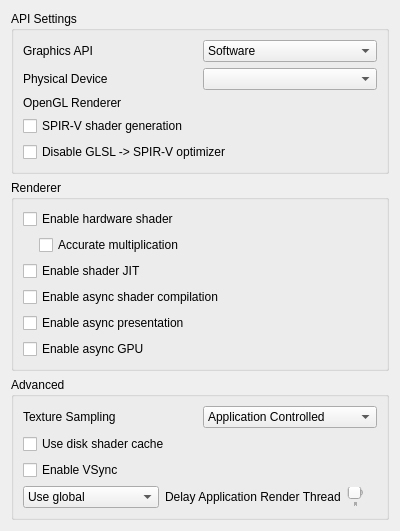
<?xml version="1.0" encoding="UTF-8"?>
<ui version="4.0">
 <class>ConfigureGraphics</class>
 <widget class="QWidget" name="ConfigureGraphics">
  <property name="geometry">
   <rect>
    <x>0</x>
    <y>0</y>
    <width>400</width>
    <height>509</height>
   </rect>
  </property>
  <property name="minimumSize">
   <size>
    <width>0</width>
    <height>0</height>
   </size>
  </property>
  <property name="windowTitle">
   <string>Form</string>
  </property>
  <property name="accessibleName">
   <string>Graphics</string>
  </property>
  <layout class="QVBoxLayout" name="verticalLayout">
   <item>
    <widget class="QGroupBox" name="apiBox">
     <property name="title">
      <string>API Settings</string>
     </property>
     <layout class="QVBoxLayout" name="verticalLayout_3">
      <item>
       <widget class="QWidget" name="graphics_api_group" native="true">
        <layout class="QHBoxLayout" name="graphics_api_group_2">
         <property name="leftMargin">
          <number>0</number>
         </property>
         <property name="topMargin">
          <number>0</number>
         </property>
         <property name="rightMargin">
          <number>0</number>
         </property>
         <property name="bottomMargin">
          <number>0</number>
         </property>
         <item>
          <widget class="QLabel" name="graphics_api_label">
           <property name="text">
            <string>Graphics API</string>
           </property>
          </widget>
         </item>
         <item>
          <widget class="QComboBox" name="graphics_api_combo">
           <item>
            <property name="text">
             <string>Software</string>
            </property>
           </item>
           <item>
            <property name="text">
             <string>OpenGL</string>
            </property>
           </item>
           <item>
            <property name="text">
             <string>Vulkan</string>
            </property>
           </item>
          </widget>
         </item>
        </layout>
       </widget>
      </item>
      <item>
       <widget class="QWidget" name="physical_device_group" native="true">
        <layout class="QHBoxLayout" name="physical_device_group_2">
         <property name="leftMargin">
          <number>0</number>
         </property>
         <property name="topMargin">
          <number>0</number>
         </property>
         <property name="rightMargin">
          <number>0</number>
         </property>
         <property name="bottomMargin">
          <number>0</number>
         </property>
         <item>
          <widget class="QLabel" name="physical_device_label">
           <property name="text">
            <string>Physical Device</string>
           </property>
          </widget>
         </item>
         <item>
          <widget class="QComboBox" name="physical_device_combo"/>
         </item>
        </layout>
       </widget>
      </item>
      <item>
       <widget class="QWidget" name="opengl_renderer_group" native="true">
        <layout class="QHBoxLayout" name="opengl_renderer_group_2">
         <property name="leftMargin">
          <number>0</number>
         </property>
         <property name="topMargin">
          <number>0</number>
         </property>
         <property name="rightMargin">
          <number>0</number>
         </property>
         <property name="bottomMargin">
          <number>0</number>
         </property>
         <item>
          <widget class="QLabel" name="opengl_renderer_label">
           <property name="text">
            <string>OpenGL Renderer</string>
           </property>
          </widget>
         </item>
         <item>
          <widget class="QLabel" name="opengl_renderer_name_label"/>
         </item>
        </layout>
       </widget>
      </item>
      <item>
       <widget class="QCheckBox" name="spirv_shader_gen">
        <property name="text">
         <string>SPIR-V shader generation</string>
        </property>
       </widget>
      </item>
      <item>
       <widget class="QCheckBox" name="disable_spirv_optimizer">
        <property name="text">
         <string>Disable GLSL -> SPIR-V optimizer</string>
        </property>
        <property name="toolTip">
         <string>&lt;html&gt;&lt;head/&gt;&lt;body&gt;&lt;p&gt;Disables the SPIR-V optimization pass, reducing stuttering considerably while barely affecting performance.&lt;/p&gt;&lt;/body&gt;&lt;/html&gt;</string>
        </property>
       </widget>
      </item>
     </layout>
    </widget>
   </item>
   <item>
    <widget class="QGroupBox" name="rendererBox">
     <property name="title">
      <string>Renderer</string>
     </property>
     <layout class="QVBoxLayout" name="verticalLayout_6">
      <item>
       <widget class="QWidget" name="hw_renderer_group" native="true">
        <layout class="QVBoxLayout" name="verticalLayout_5">
         <property name="leftMargin">
          <number>0</number>
         </property>
         <property name="topMargin">
          <number>0</number>
         </property>
         <property name="rightMargin">
          <number>0</number>
         </property>
         <property name="bottomMargin">
          <number>0</number>
         </property>
         <item>
          <widget class="QCheckBox" name="toggle_hw_shader">
           <property name="toolTip">
            <string>&lt;html&gt;&lt;head/&gt;&lt;body&gt;&lt;p&gt;Use the selected graphics API to accelerate shader emulation.&lt;/p&gt;&lt;p&gt;Requires a relatively powerful GPU for better performance.&lt;/p&gt;&lt;/body&gt;&lt;/html&gt;</string>
           </property>
           <property name="text">
            <string>Enable hardware shader</string>
           </property>
          </widget>
         </item>
         <item>
          <widget class="QWidget" name="hw_shader_group" native="true">
           <layout class="QVBoxLayout" name="verticalLayout_7">
            <property name="leftMargin">
             <number>16</number>
            </property>
            <property name="topMargin">
             <number>0</number>
            </property>
            <property name="rightMargin">
             <number>0</number>
            </property>
            <property name="bottomMargin">
             <number>0</number>
            </property>
            <item>
             <widget class="QCheckBox" name="toggle_accurate_mul">
              <property name="toolTip">
               <string>&lt;html&gt;&lt;head/&gt;&lt;body&gt;&lt;p&gt;Correctly handle all edge cases in multiplication operation in shaders. &lt;/p&gt;&lt;p&gt;Some applications requires this to be enabled for the hardware shader to render properly.&lt;/p&gt;&lt;p&gt;However this would reduce performance in most applications.&lt;/p&gt;&lt;/body&gt;&lt;/html&gt;</string>
              </property>
              <property name="text">
               <string>Accurate multiplication</string>
              </property>
             </widget>
            </item>
           </layout>
          </widget>
         </item>
        </layout>
       </widget>
      </item>
      <item>
       <widget class="QCheckBox" name="toggle_shader_jit">
        <property name="toolTip">
         <string>&lt;html&gt;&lt;head/&gt;&lt;body&gt;&lt;p&gt;Use the JIT engine instead of the interpreter for software shader emulation. &lt;/p&gt;&lt;p&gt;Enable this for better performance.&lt;/p&gt;&lt;/body&gt;&lt;/html&gt;</string>
        </property>
        <property name="text">
         <string>Enable shader JIT</string>
        </property>
       </widget>
      </item>
      <item>
       <widget class="QCheckBox" name="toggle_async_shaders">
        <property name="toolTip">
         <string>&lt;html&gt;&lt;head/&gt;&lt;body&gt;&lt;p&gt;Compile shaders using background threads to avoid shader compilation stutter. Expect temporary graphical glitches&lt;/p&gt;&lt;/body&gt;&lt;/html&gt;</string>
        </property>
        <property name="text">
         <string>Enable async shader compilation</string>
        </property>
       </widget>
      </item>
      <item>
       <widget class="QCheckBox" name="toggle_async_present">
        <property name="toolTip">
         <string>&lt;html&gt;&lt;head/&gt;&lt;body&gt;&lt;p&gt;Perform presentation on separate threads. Improves performance when using Vulkan in most applications. Adds ~1 frame of input lag.&lt;/p&gt;&lt;/body&gt;&lt;/html&gt;</string>
        </property>
        <property name="text">
         <string>Enable async presentation</string>
        </property>
       </widget>
      </item>
      <item>
       <widget class="QCheckBox" name="toggle_async_gpu">
        <property name="toolTip">
         <string>&lt;html&gt;&lt;head/&gt;&lt;body&gt;&lt;p&gt;Process GPU commands asynchronously on a separate thread, similar to real 3DS hardware. Improves performance in CPU-bound scenarios. Works with OpenGL and Software renderers (disabled with Vulkan due to rendering thread requirements).&lt;/p&gt;&lt;/body&gt;&lt;/html&gt;</string>
        </property>
        <property name="text">
         <string>Enable async GPU</string>
        </property>
       </widget>
      </item>
     </layout>
    </widget>
   </item>
   <item>
    <widget class="QGroupBox" name="groupBox">
     <property name="title">
      <string>Advanced</string>
     </property>
     <layout class="QVBoxLayout" name="verticalLayout_2">
      <item>
       <widget class="QWidget" name="widget_texture_sampling" native="true">
        <layout class="QHBoxLayout" name="horizontalLayout_2">
         <property name="leftMargin">
          <number>0</number>
         </property>
         <property name="topMargin">
          <number>0</number>
         </property>
         <property name="rightMargin">
          <number>0</number>
         </property>
         <property name="bottomMargin">
          <number>0</number>
         </property>
         <item>
          <widget class="QLabel" name="texture_sampling_label">
           <property name="toolTip">
            <string>&lt;html&gt;&lt;head/&gt;&lt;body&gt;&lt;p&gt;Overrides the sampling filter used by applications. This can be useful in certain cases with poorly behaved applications when upscaling. If unsure, set this to Application Controlled&lt;/p&gt;&lt;/body&gt;&lt;/html&gt;</string>
           </property>
           <property name="text">
            <string>Texture Sampling</string>
           </property>
          </widget>
         </item>
         <item>
          <widget class="QComboBox" name="texture_sampling_combobox">
           <item>
            <property name="text">
             <string>Application Controlled</string>
            </property>
           </item>
           <item>
            <property name="text">
             <string>Nearest Neighbor</string>
            </property>
           </item>
           <item>
            <property name="text">
             <string>Linear</string>
            </property>
           </item>
          </widget>
         </item>
        </layout>
       </widget>
      </item>
      <item>
       <widget class="QCheckBox" name="toggle_disk_shader_cache">
        <property name="toolTip">
         <string>&lt;html&gt;&lt;head/&gt;&lt;body&gt;&lt;p&gt;Reduce stuttering by storing and loading generated shaders to disk.&lt;/p&gt;&lt;/body&gt;&lt;/html&gt;</string>
        </property>
        <property name="text">
         <string>Use disk shader cache</string>
        </property>
       </widget>
      </item>
      <item>
       <widget class="QCheckBox" name="toggle_vsync">
        <property name="toolTip">
         <string>VSync prevents the screen from tearing, but some graphics cards have lower performance with VSync enabled. Keep it enabled if you don't notice a performance difference.</string>
        </property>
        <property name="text">
         <string>Enable VSync</string>
        </property>
       </widget>
      </item>
      <item>
        <widget class="QWidget" name="delay_render_layout" native="true">
          <layout class="QHBoxLayout" name="delay_render_layout_inner">
            <property name="leftMargin">
              <number>0</number>
            </property>
            <property name="topMargin">
              <number>0</number>
            </property>
            <property name="rightMargin">
              <number>0</number>
            </property>
            <property name="bottomMargin">
              <number>0</number>
            </property>
            <item>
              <widget class="QComboBox" name="delay_render_combo">
                <item>
                  <property name="text">
                    <string>Use global</string>
                  </property>
                </item>
                <item>
                  <property name="text">
                    <string>Use per-application</string>
                  </property>
                </item>
              </widget>
            </item>
            <item>
              <widget class="QLabel" name="label_delay_render">
                <property name="text">
                  <string>Delay Application Render Thread</string>
                </property>
                <property name="toolTip">
                  <string>&lt;html&gt;&lt;head/&gt;&lt;body&gt;&lt;p&gt;Delays the emulated application render thread the specified amount of milliseconds every time it submits render commands to the GPU.&lt;/p&gt;&lt;p&gt;Adjust this feature in the (very few) dynamic framerate applications to fix performance issues.&lt;/p&gt;&lt;/body&gt;&lt;/html&gt;</string>
                </property>
              </widget>
            </item>
            <item>
              <widget class="QSlider" name="delay_render_slider">
                <property name="minimum">
                  <number>0</number>
                </property>
                <property name="maximum">
                  <number>16000</number>
                </property>
                <property name="singleStep">
                  <number>100</number>
                </property>
                <property name="pageStep">
                  <number>250</number>
                </property>
                <property name="value">
                  <number>0</number>
                </property>
                <property name="orientation">
                  <enum>Qt::Horizontal</enum>
                </property>
                <property name="tickPosition">
                  <enum>QSlider::TicksBelow</enum>
                </property>
              </widget>
            </item>
            <item>
              <widget class="QLabel" name="delay_render_display_label">
                <property name="text">
                  <string/>
                </property>
                <property name="alignment">
                  <set>Qt::AlignRight|Qt::AlignTrailing|Qt::AlignVCenter</set>
                </property>
              </widget>
            </item>
          </layout>
        </widget>
      </item>
     </layout>
    </widget>
   </item>
   <item>
    <spacer name="verticalSpacer">
     <property name="orientation">
      <enum>Qt::Vertical</enum>
     </property>
     <property name="sizeHint" stdset="0">
      <size>
       <width>20</width>
       <height>270</height>
      </size>
     </property>
    </spacer>
   </item>
  </layout>
 </widget>
 <tabstops>
  <tabstop>toggle_accurate_mul</tabstop>
  <tabstop>toggle_shader_jit</tabstop>
  <tabstop>toggle_disk_shader_cache</tabstop>
  <tabstop>toggle_vsync</tabstop>
 </tabstops>
 <resources/>
 <connections/>
</ui>
